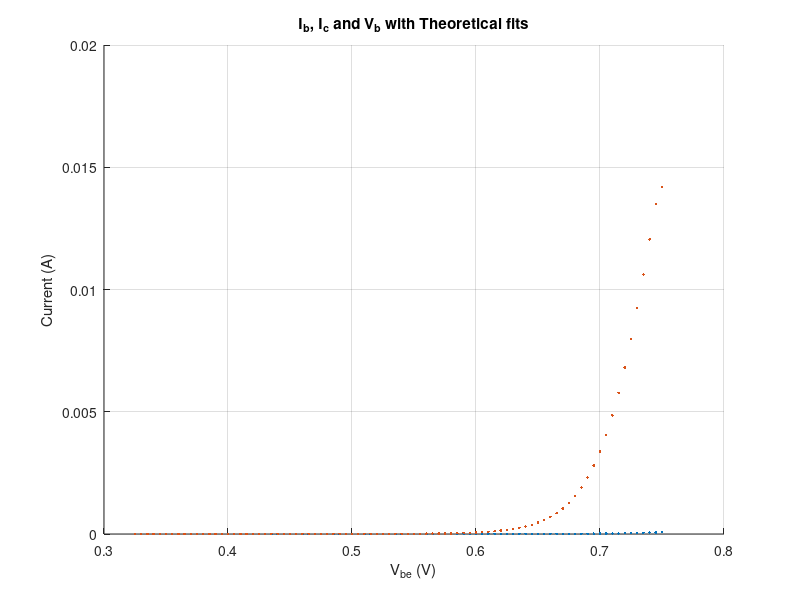

Recreate this plot in MATLAB. (Note: this script raises an error after producing the figure.)
%% Lab 3: Resistors & Bipolar Transistors
load('lab3exp1.mat');
U_T = .025; %V

%% Experiment 1: Bipolar Transistor Characteristics

% Semilong plot showing the collector current AND base current as a function of base voltage. 
% Should include appropriate theoretical fits (just use Curve Fit Tool I guess…) and extracted parameter values?

% Plot given data
figure(1);
hold on;
grid on;
title('I_b, I_c and V_b with Theoretical fits');
xlabel('V_{be} (V)'); ylabel('Current (A)');

plot(Vbe, Ib,'.');
plot(Vbe, Ic,'.');

% Plot theoretical of I_c
[xData, yData] = prepareCurveData( Vbe, Ic );

% Set up fittype and options.
ft = fittype( 'exp1' );
opts = fitoptions( 'Method', 'NonlinearLeastSquares');
opts.Display = 'Off';
opts.Normalize = 'on';
% opts.StartPoint = [5.00918741733474e-06 4.84284559039923];

% Fit model to data.
[fitresult, gof] = fit( xData, yData, ft, opts );

% Plot fit with data.
plot(fitresult, xData, yData );

% theoretical from I_b
[xData2, yData2] = prepareCurveData( Vbe, Ib );

% Set up fittype and options.
ft2 = fittype( 'exp1' );
opts2 = fitoptions( 'Method', 'NonlinearLeastSquares');
opts2.Display = 'Off';
opts2.Normalize = 'on';
opts.StartPoint = [5.00918741733474e-06 4.84284559039923];

% Fit model to data.
[fitresult2, gof] = fit( xData2, yData2, ft, opts2 );

% Plot fit with data.
plot(fitresult2, xData2, yData2 );

% Extract fitted values
coeffs2 = coeffvalues(fitresult2);
beta = Ic./Ib;

U_T_fit2 = 1/coeffs2(2);
I_S_fit2 = mean(coeffs2(1)./beta);

str1 = sprintf('U_T = %f V', (U_T_fit));
str2 = sprintf('I_S = %.4s A', (I_S_fit));
% + newline + sprintf('I_S = %f', (I_S))
annotation('textbox',[0.15, 0.6, 0.1, 0.1],'String',str1,'FitBoxToText','on', 'BackgroundColor', 'w');
annotation('textbox',[0.15, 0.5, 0.1, 0.1],'String',str2,'FitBoxToText','on','BackgroundColor', 'w');

set(gca, 'yscale',  'log');
legend('I_b', 'I_c','I_b (fit)', 'I_c (fit)','Location','northwest');


%% Plot current gain (beta = Ic/Ib) as a function of the base current (FIG 2)
% (make the Ib axis logarithmic).

figure(2);
hold on;
grid on;
title('\beta as a function of I_b');
xlabel('I_b (A)'); ylabel('\beta');

beta = Ic./Ib;
plot(Ib,beta);
set(gca, 'yscale','log');

% Extract the incremental base resistance (rb) from the base current-voltage characteristic
% make a log-log plot (FIG 3) of rb vs. Ib WITH a theoretical fit.

% Assume forward active since collector current is held at 5V
figure(3);
hold on;
grid on;
title('r_d as a function of I_b');
xlabel('r_d'); ylabel('I_b (A)');

rd = U_T./Ib;
plot(Ib, rd);
set(gca, 'yscale','log');

% Theoretical fit

% extract gm

% Make a log-log plot (FIG 4) of gm vs. Ic, with theoretical fit

figure(4);
hold on;
grid on;
title('g_m as a function of I_c');
xlabel('I_c (A)'); ylabel('g_m');

gm = Ic/U_T;

plot(Ic, gm);
set(gca, 'yscale','log');
set(gca, 'xscale','log');

% Plot theoretical


%% Experiment 2: Emitter-Degenerated Bipolar Characteristics

%% Experiment 3: Follower Voltage Transfer Characteristics

%% Experiment 4: Inverter Voltage Transfer Characteristics
